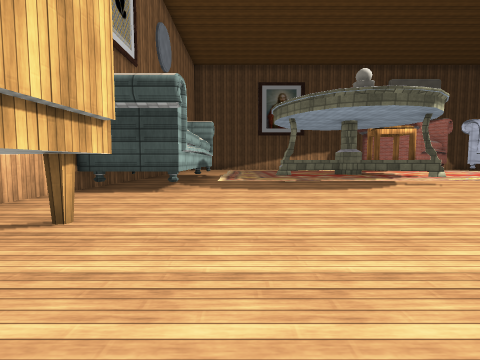
View 1 (above)

19 first-person views from a walk through a 3-D level made in the Unity game engine. The camera is 1.2 m above the floor, tilts 4° down and sees 85° across. The floor is counted in squares, 2 m on a side. Each view is taken from the middle of a square. On the plan, view 1 faces up. The plan holds only what a view shows up to about 9 squares ahead; the rest is blank. The place goes on beyond the plan. Some surface patterns are stand-ins.

View 2
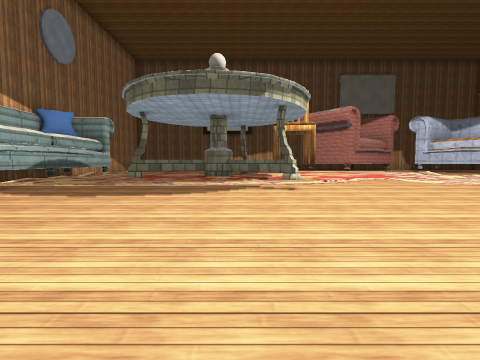

View 3
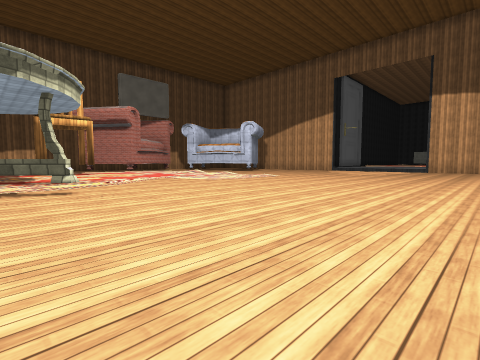

View 4
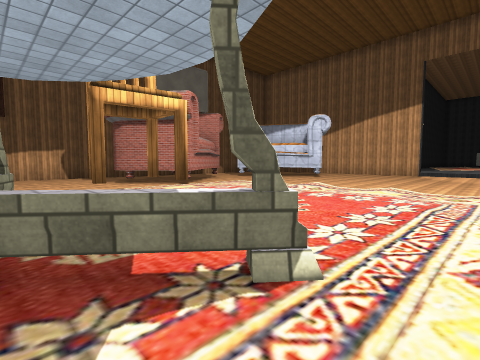

View 5
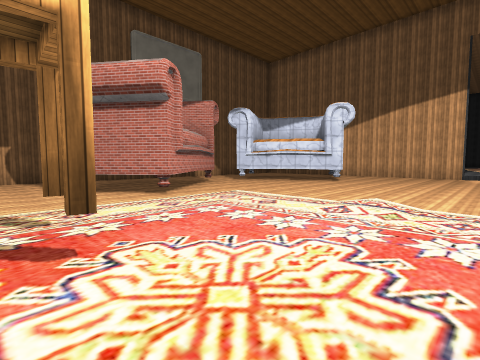

View 6
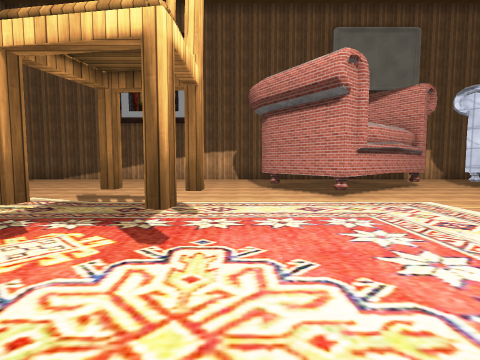

View 7
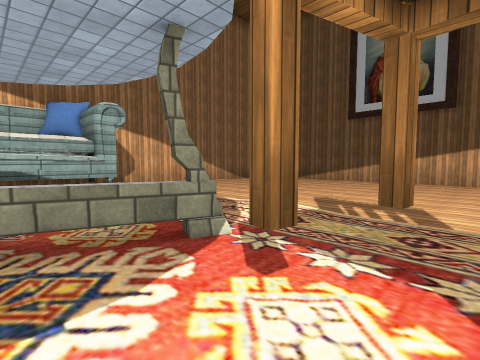

View 8
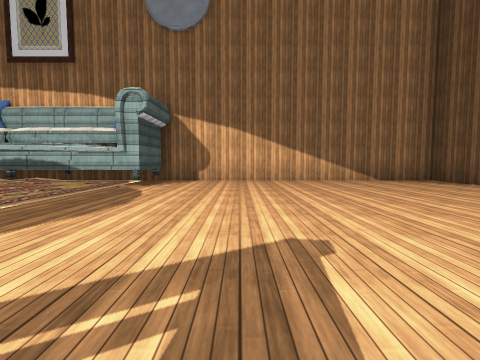

View 9
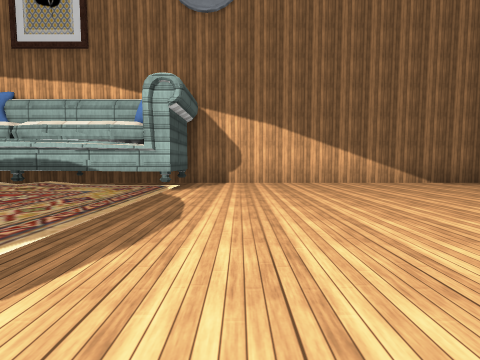

View 10
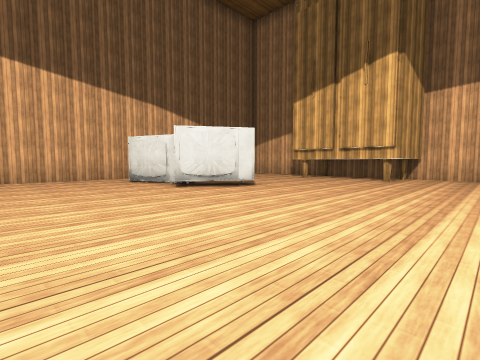

View 11
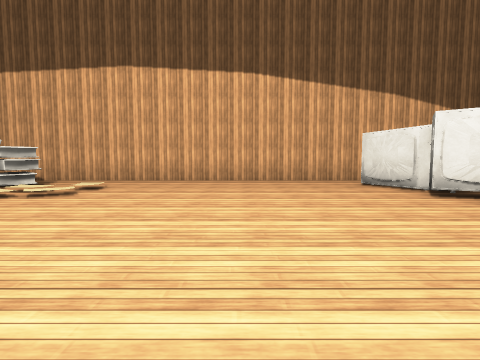

View 12
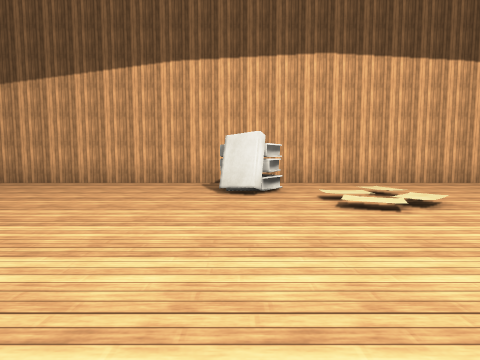

View 13
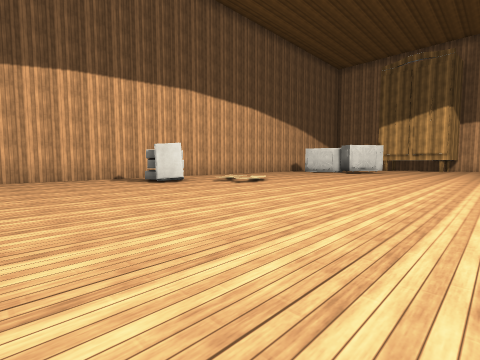

View 14
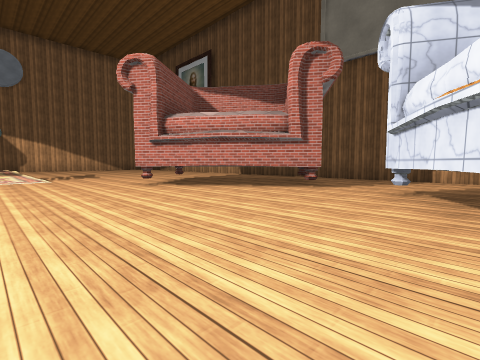

View 15
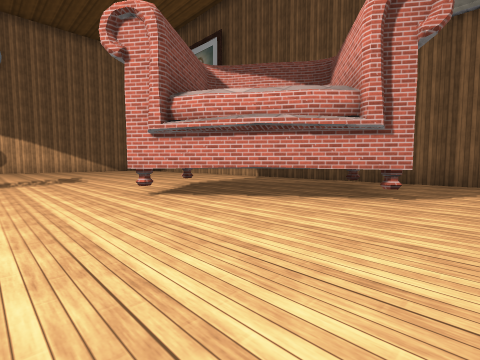

View 16
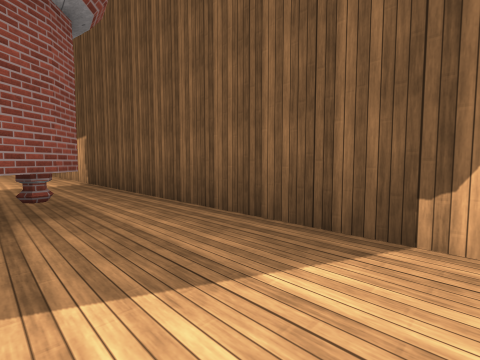

View 17
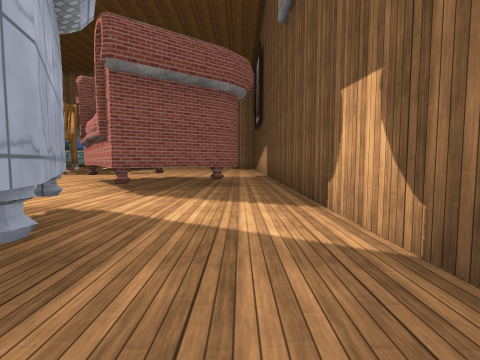

View 18
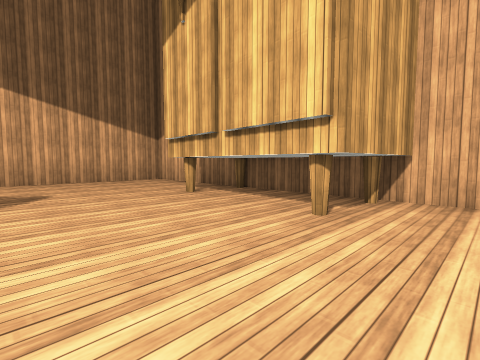

View 19
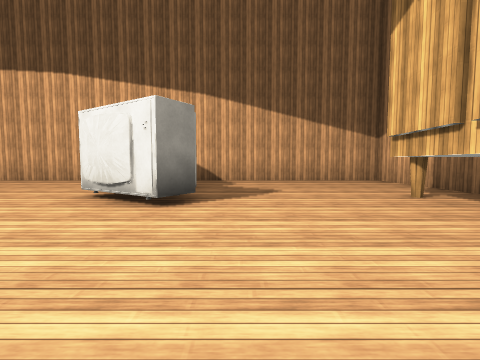

### Floor plan
Key: @ floor where view 1 was taken; # wall or solid block; . main floor; : floor 0.5 m higher than the main floor; / step, stairs or slope; = window, fence, low wall or low ledge; ^ raised ledge; C chair; T TV; B books.
Columns run from 4 left of view 1 to 20 right of it. Each row starts with its distance up from view 1.
 21 ###     ##############
 20 #...    ..............
 19 #....  ................
 18 #..... ......  ##.....
 17 #...........   ###.###
 16 #...........## ##..##
 15 #............###....#
 14 #............#......#
 13 #....................
 12 #...///////////......
 11 #^^.:::::#C:::/......
 10 # ^.::::#CC:::/......
  9 #^^./:::^:::::/......
  8 #^^.::^##:::::/......
  7 #^^.::::=#::::/......
  6 #^^.::::://:::/....
  5 #.....................
  4 #.....................
  3 ###...................
  2  ##...................
  1  ##...................
  0 ###.@.#T..............
 -1 #......#..............
 -2 #......#.........B.....
 -3 #......T........BB......
 -4 #.......................
 -5 #########################

Where each view was taken, in squares from view 1:
view 1: 0 up, 0 right, facing up
view 2: 1 up, 4 right, facing up
view 3: 1 up, 4 right, facing up-right
view 4: 6 up, 4 right, facing up-right
view 5: 8 up, 6 right, facing up-right
view 6: 8 up, 7 right, facing up
view 7: 9 up, 6 right, facing up-left
view 8: 14 up, 5 right, facing left
view 9: 13 up, 4 right, facing left
view 10: 5 up, 7 right, facing down-left
view 11: 4 up, 7 right, facing down
view 12: 3 up, 13 right, facing down
view 13: 5 up, 17 right, facing down-left
view 14: 11 up, 16 right, facing up-left
view 15: 12 up, 14 right, facing up-left
view 16: 18 up, 15 right, facing up-left
view 17: 19 up, 18 right, facing left
view 18: 4 up, 1 right, facing down-left
view 19: 4 up, 1 right, facing down
